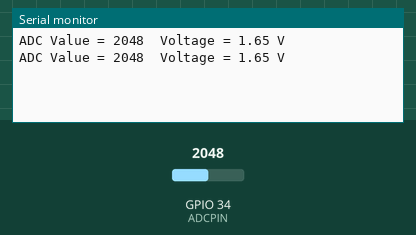
A sketch run on a simulated ESP32. Shown: the last lines printed to the serial monitor. The inputs (shaded band) are chosen by the test bench; at power-on: GPIO 34 (ADCPIN) = 2048.

Above: at 10.8 s.
10.9 s: GPIO 34 (ADCPIN) set to 2866
At 15.5 s:
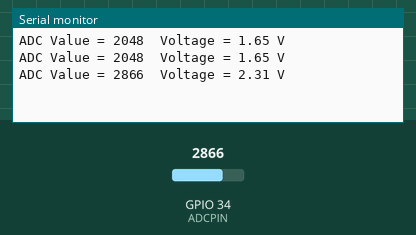
18.4 s: GPIO 34 (ADCPIN) set to 3603
At 20.5 s:
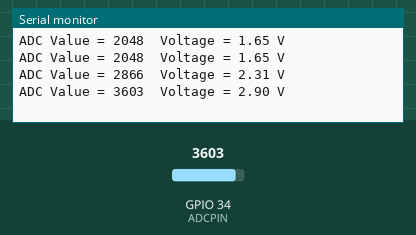
Timing chart, 0 to 22.0 s (numbered marks = the images above; inputs shaded):
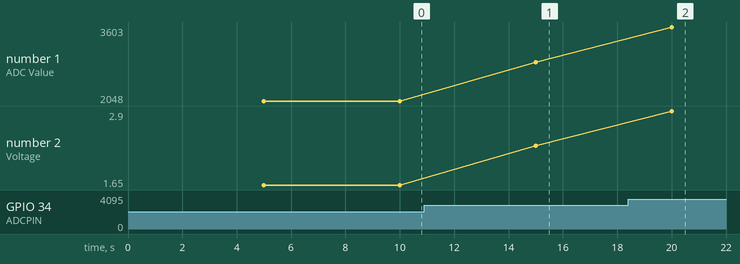

The sketch:

ADC_battery.ino
```cpp
const int ADCPIN = 34;
hw_timer_t *My_timer = NULL;

int adcValue;
float voltValue;

void IRAM_ATTR onTimer(){

  adcValue = analogRead(ADCPIN);
  voltValue = ((adcValue * 3.3) / 4095);
  Serial.print("ADC Value = ");
  Serial.print(adcValue);
  //delay(1000);
  Serial.print("  ");
  Serial.print("Voltage = ");
  Serial.print(voltValue);
  Serial.println(" V");
  //delay(1000);
}

void setup()
{

  Serial.begin(115200);
  My_timer = timerBegin(0, 80, true);
  timerAttachInterrupt(My_timer, &onTimer, true);
  timerAlarmWrite(My_timer, 5000000, true);
  timerAlarmEnable(My_timer);


}
void loop()
{

}
```

Measured:
- after the input at 10.9 s, the serial monitor: prints a new line after 4.1 s (image 1)
- after the input at 18.4 s, the serial monitor: prints a new line after 1.6 s (image 2)
- plotted number 1: 2048 → 2866 after the input at 10.9 s, 2866 → 3603 after the input at 18.4 s
- plotted number 2: 1.65 → 2.31 after the input at 10.9 s, 2.31 → 2.9 after the input at 18.4 s
